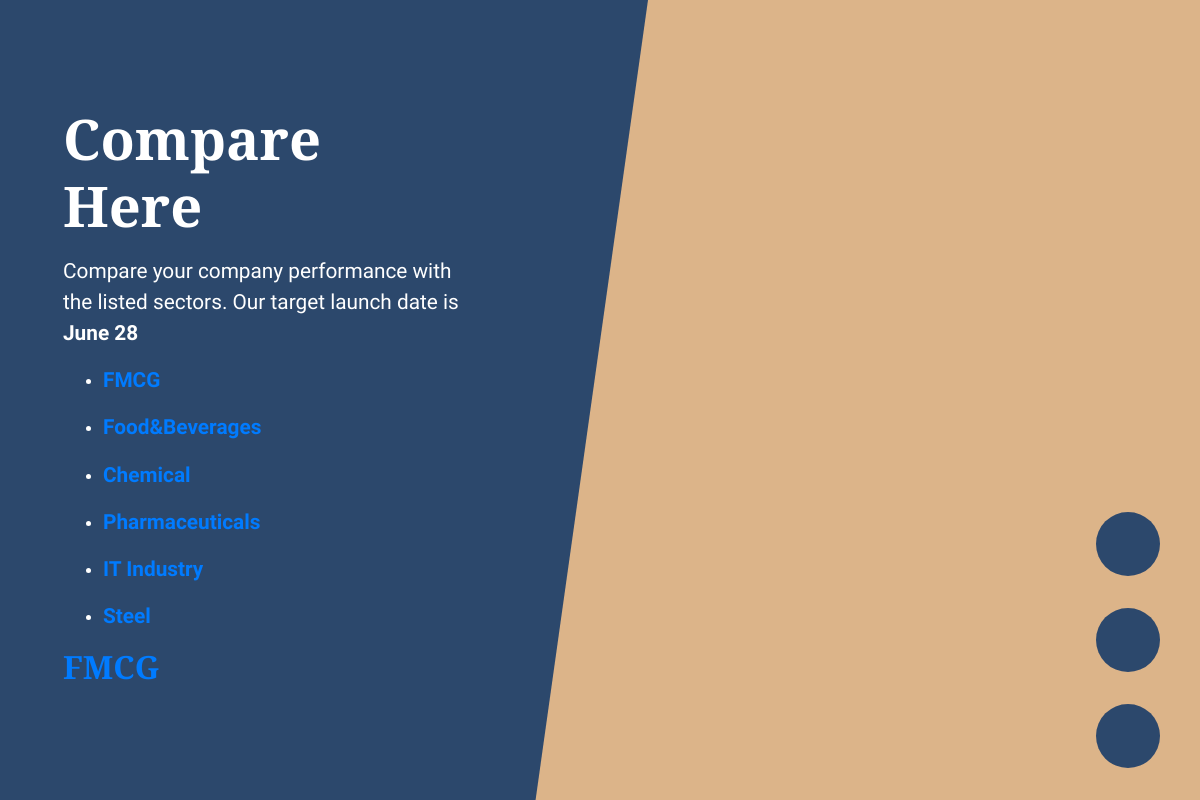
Page /music/ on the earlier database version.
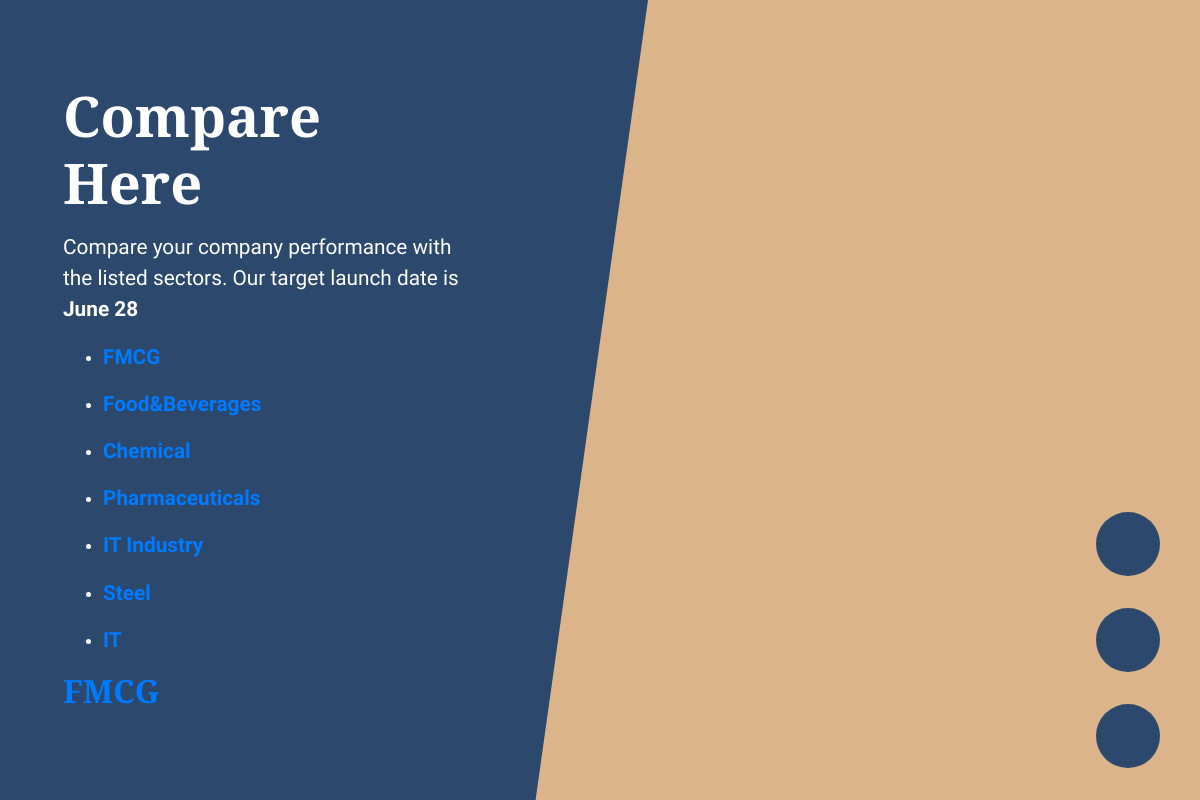
Same page on the later database version.
### music/models.py (models this page shows, shortened)
class Sectors(models.Model):
    sector_name = models.CharField(max_length = 250)
    sector_logo = models.CharField(max_length = 1000)

### music/views.py (the view)
def index(request):
    all_sectors = Sectors.objects.all()
    return render(request,'music/index1.html' ,{'all_sectors' : all_sectors} )

### music/templates/music/index1.html (shortened to what this page needs)
{% load staticfiles %}
<!DOCTYPE html>
<html lang="en">
<head>
  <link href="{% static 'vendor/bootstrap/css/bootstrap.min.css'%}" rel="stylesheet">
  <link href="{%  static 'vendor/fontawesome-free/css/all.min.css'%}" rel="stylesheet" type="text/css">
  <link href="{%  static 'css/coming-soon.min.css' %}" rel="stylesheet">
</head>
<body>
  <div class="overlay"></div>
  <div class="masthead">
    <div class="masthead-bg"></div>
    <div class="container h-100">
      <div class="row h-100">
        <div class="col-12 my-auto">
          <div class="masthead-content text-white py-5 py-md-0">
            <h1 class="mb-3">Compare Here</h1>
            <p class="mb-3">Compare your company performance with the listed sectors. Our target launch date is
              <strong>June 28</strong></p>
              {% if all_sectors %}
                <ul>
                    {% for sector in all_sectors %}
                        <li><p><a href="{% url 'music:details' sector.id  %}"> <strong>{{ sector.sector_name }}</strong> </a></p></li>
                    {% endfor %}
                </ul>
              {% else %}
                <h3 class="mb-3">Site Under Development </h3>
              {% endif %}
          <h2><a href="{% url 'music:fmcg' %}">FMCG</a></h2>
          </div>
        </div>
      </div>
    </div>
  </div>
  <div class="social-icons">
    <ul class="list-unstyled text-center mb-0">
      <li class="list-unstyled-item">
        <a href="#">
          <i class="fab fa-twitter"></i>
        </a>
      </li>
      <li class="list-unstyled-item">
        <a href="#">
          <i class="fab fa-facebook-f"></i>
        </a>
      </li>
      <li class="list-unstyled-item">
        <a href="#">
          <i class="fab fa-instagram"></i>
        </a>
      </li>
    </ul>
  </div>
</body>
</html>

Differences in the rows shown:
added Sectors: sector_name "IT"
